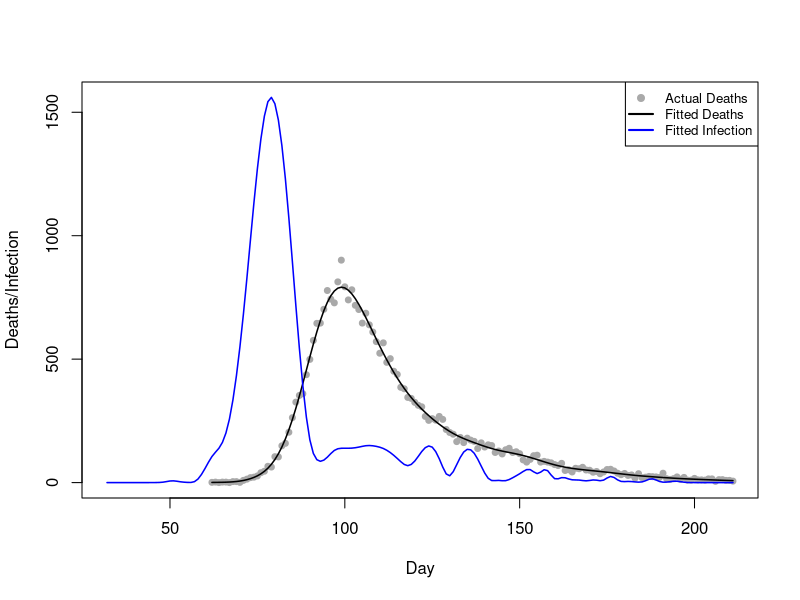
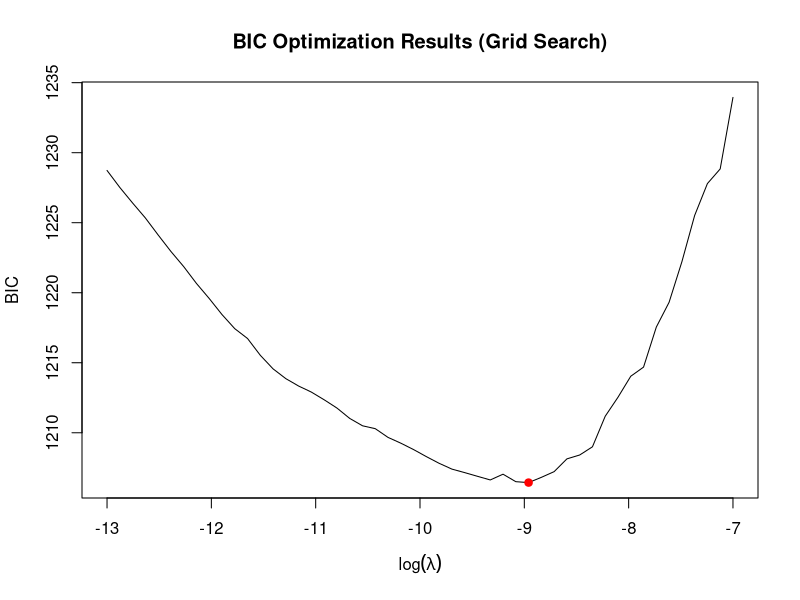
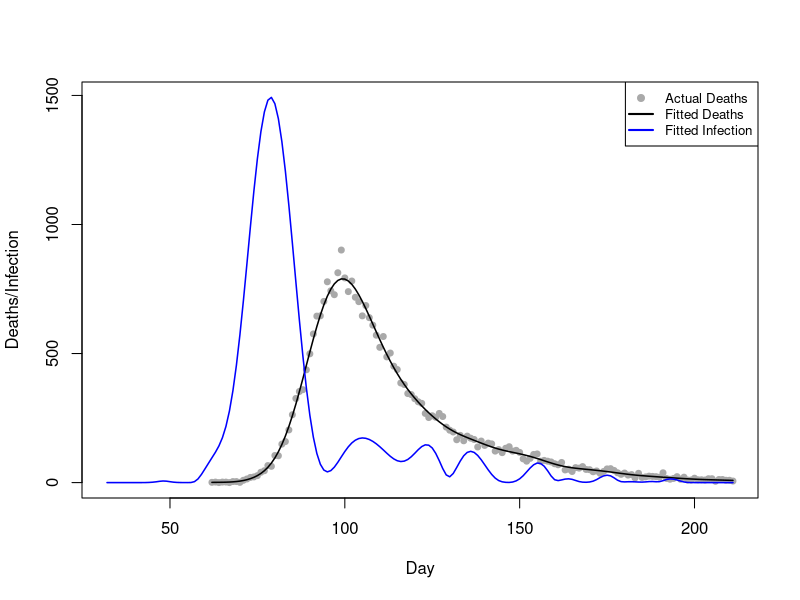
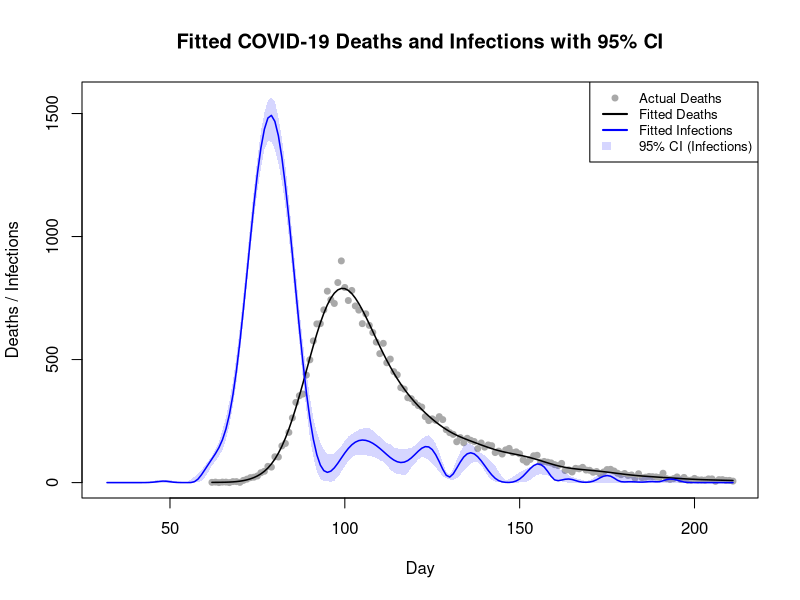

These figures' R source, in order:
# Team Members: 
# 1. Shivasharini Govindasamy (Sharuuu27) - S2766392
# 2. Yu-Hsuan Hung (YuHsuan07) - S2793274
# 3. Yasuhiro Hara (hiroh-git) - S2826059

# Team Contributions:
# Shivasharini -  
# Yu-Hsuan -  
# Yasuhiro- 

# Github repo link:
#

## OVERVIEW: 


## CODE STRUCTURE:
# 1. 
# 2. 
# 3. 
# 4. 
# 5. 
# 6. 

library(splines)
#setwd("file")
data <- read.table("engcov.txt", header=TRUE)
data$date <- as.Date(data$date, format="%d/%m/%y")


## Question1

matrixes <- function(data, k=80){
# define a function to compute X_tilde, X and S 
  n <- nrow(data) # number of observation days, n
  t1 <- data$julian[1] - 30  # earliest infection day, setting as t1-30
  tn <- data$julian[n]       # latest infection day
  t_coverage <- t1:tn        # the scope of infection days
  # k-2 knots cover the scope of infection days
  unit <- (tn-t1)/(k-2-1) 
  knot <- seq(t1-unit*3, tn+unit*3, length.out=(k+4))
  # adding 6 points beyond the original k+2 knots, ensuring a total of k+4 knots
  x_tilde <- splineDesign(knots=knot, x=t_coverage, ord=4, outer.ok=TRUE)
  # design matrix, X_tilde, for the B-splines defined by knots at the values 
  # in the scope of infection days
  s <- crossprod(diff(diag(k), diff=2)) 
  # smoothing penalty matrix S
  x <- matrix(0, nrow=n, ncol=k)
  # initialise the death model matrix X
  d <- 1:80 # the range of days from infection to death.
  edur <- 3.151 # mean parameter for the log-normal distribution.
  sdur <- 0.469 # standard deviation parameter for the log-normal distribution
  pd <- dlnorm(d, edur, sdur) # probability density
  pd <- pd / sum(pd) # normalize probabilities pd
  for (i in 1:n) {
    j_max <- min(29+i, 80) 
    # determine the maximum interval j_max for the convolution limit.
    for (j in 1:j_max) {
      y <- 30+i-j 
      x[i,] <- x[i,] + x_tilde[y,]*pd[j]
      # X_{i,k}=\sum_{j=1}^{min(29+i,80)}\tilde{X}_{(30+i-j),k}\times \pi_{j}
    }
  }
  list(X_tilde=x_tilde, X=x, S=s) # return the three computed matrices
}

# extract x_tilde, x, and s 
k <- 80
m <- matrixes(data, k=k)
x_tilde <- m$X_tilde
x <- m$X
s <- m$S
y <- data$deaths


## Question2

pnll <- function(gamma,x,y,s,lambda){
# define the penalised negative log likelihood (pnll) function
  beta <- exp(gamma) # beta = exp(gamma), ensuring positive f
  mu <- x %*% beta   # mu = X %*% beta
  ll <- y*log(mu) - mu - lgamma(y+1) # log-likelihood
  p <- lambda*(t(beta) %*% s %*% beta)/2 # penalty
  -sum(ll) + p # return pnll= -sum(ll) + p
}

gpnll <- function(gamma,x,y,s,lambda){
# Define the gradient of pnll
  beta <- exp(gamma) # beta = exp(gamma), ensuring positive f
  mu <- as.vector(x %*% beta) # mu = X %*% beta
  z <- y/mu-1 # z = y/mu - 1
  dll <- as.vector(t(x) %*% z) * beta # d(sum l_i)/d(gamma)
  dp <- lambda * beta * as.vector(s %*% beta)# d(p)/d(gamma)
  -dll+dp # return total gradient:-[d(sum l_i)/d(gamma)]+[d(p)/d(gamma)]
}

#check 
fd <- gamma0 <- rep(log(1e-3),k) # set gamma0 for testing
lambda0 <- 5e-5 # set test lambda value.
pnll0 <- pnll(gamma0, lambda0, x=x, y=y, s=s) # pnll at gamma0 and lambda0
eps <- 1e-7 # finite difference interval 
for (i in seq_along(gamma0)) { # loop over gamma0
  gamma1 <- gamma0
  gamma1[i] <- gamma1[i] + eps  # increase gamma1[i] by eps         
  pnll1 <- pnll(gamma1, lambda0, x=x, y=y, s=s) # compute resulting pnll
  fd[i] <- (pnll1 - pnll0) / eps   # approximate -dl/dgamma[i]      
}
head(fd);head(gpnll(gamma0, lambda0, x=x, y=y, s=s)) 
# the result indicating that gpnll is coded correctly


## Question3
fit <- optim(par=gamma0, fn=pnll, gr=gpnll,
             lambda=5e-5, x=x, y=y, s=s,
             method="BFGS") #, hessian=TRUE
# Use optim function with BFGS method to optimise
gamma_h <- fit$par       # Get the fitted optimal parameters gamma_h
beta_h <- exp(gamma_h)   # Calculate the fitted B-spline coefficients beta_h
mu_h <- x %*% beta_h     # Calculate the fitted expected deaths mu_h
f_h<- x_tilde %*% beta_h # Calculate the fitted new infection curve f_h

# Set parameters
n <- nrow(data)
t1 <- data$julian[1] - 30
tn <- data$julian[n]
t_coverage <- t1:tn

# Plot actual deaths data (gray dots)
plot(data$julian, y, 
     type="p", 
     pch=19, 
     col="darkgray", 
     cex=.8,
     xlab="Day", 
     ylab="Deaths/Infection", 
     xlim=c(t1,tn), 
     ylim=range(c(f_h, data$deaths)))
# Plot fitted deaths data (black line)
lines(data$julian, mu_h, col="black", lwd=1.5)
# Plot fitted infection data (blue line)
lines(t_coverage, f_h, type="l", col="blue", lwd=1.5)
# Plot legend
legend("topright", 
       legend=c("Actual Deaths", "Fitted Deaths", "Fitted Infection"), 
       col=c("darkgray", "black", "blue"),
       pch=c(19, NA, NA), lty=c(NA, 1, 1), lwd=2, cex=.8)


## Question4

# Defining the grid
lsp <- seq(-13, -7, length=50)
lambdas <- exp(lsp)
#n <- nrow(data) # number of observation
#k <- ncol(x) # number of parameters: 80

BIC <- EDF <- rep(0, length(lsp))

# Initial parameter（from Step 3）
gamma_start <- gamma_h

# Grid search
for (i in 1:length(lambdas)) {
  lambda_i <- lambdas[i]
  
  ## 1. Fit model
  fit <- optim(par=gamma_start, fn=pnll, gr=gpnll,
               lambda=lambda_i, x=x, y=y, s=s,
               method="BFGS") #, hessian=TRUE
  
  gamma_h <- fit$par
  beta_h <- exp(gamma_h)
  mu_h <- as.vector(x %*% beta_h) # fitted expected deaths mu_h (μ̂_i)
  
  ## 2. Calculate EDF
  W <- diag(y/(mu_h^2))
  
  # H_0 = X^T W X + 0*S = X^T W X
  XWX <- t(x) %*% W %*% x
  
  # H_lambda = X^T W X + lambda S
  H_lambda <- XWX + lambda_i*s
  
  # (H_lambda)^(-1) %*% H_0
  H_inv_H0 <- solve(H_lambda, XWX)
  
  # trace(A) = sum(diag(A))
  EDF[i] <- sum(diag(H_inv_H0))
  
  ## 3. Calculate l(beta_h)
  # P = lambda * beta_h^T S * beta_h / 2
  P <- lambda_i*(t(beta_h) %*% s %*% beta_h)/2
  # ll = -nll = -pnll + P
  ll <- -fit$value + P
  
  ## 4. BIC = -2l(beta_h) + log(n)*EDF
  BIC[i] <- -2*ll + log(n)*EDF[i]
}

## 5. Find optimal λ
i_opt <- which.min(BIC)      # index where BIC is minimum
lambda_opt <- lambdas[i_opt] # optimal lambda!
lsp_opt <- lsp[i_opt]        # optimal log(lambda)
EDF_opt <- EDF[i_opt]        # EDF at minimum BIC
BIC_min <- BIC[i_opt]        # minimum BIC

# Visualise the results
plot(lsp, BIC, type="l", 
     xlab=expression(log(lambda)), 
     ylab="BIC", 
     main="BIC Optimization Results (Grid Search)")
points(lsp_opt, BIC_min, col="red", pch=19)

# Print the results
cat("--- Optimal Lambda Selection ---\n")
cat("Optimal log(lambda):", lsp_opt, "\n")
cat("Optimal lambda:", lambda_opt, "\n")
cat("Minimum BIC:", BIC_min, "\n")
cat("EDF at minimum BIC:", EDF_opt)

# Fit model with optimal lambda
fit_opt <- optim(par=gamma_start, fn=pnll, gr=gpnll,
                 lambda=lambda_opt, x=x, y=y, s=s,
                 method="BFGS") #, hessian=TRUE
# Use optim function with BFGS method to optimise
gamma_h_opt <- fit_opt$par       # Get the fitted optimal parameters gamma_h
beta_h_opt <- exp(gamma_h_opt)   # Calculate the fitted B-spline coefficients beta_h
mu_h_opt <- x %*% beta_h_opt     # Calculate the fitted expected deaths mu_h
f_h_opt <- x_tilde %*% beta_h_opt # Calculate the fitted new infection curve f_h

# Plot with optimal parameters
# Plot actual deaths data (gray dots)
plot(data$julian, y, 
     type="p", 
     pch=19, 
     col="darkgray", 
     cex=.8,
     xlab="Day", 
     ylab="Deaths/Infection", 
     xlim=c(t1,tn), 
     ylim=range(c(f_h_opt, data$deaths)))
# Plot fitted deaths data (black line)
lines(data$julian, mu_h_opt, 
      col="black", 
      lwd=1.5)
# Plot fitted infection data (blue line)
lines(t_coverage, f_h_opt, 
      type="l", 
      col="blue", 
      lwd=1.5)
# Plot legend
legend("topright", 
       legend=c("Actual Deaths", "Fitted Deaths", "Fitted Infection"), 
       col=c("darkgray", "black", "blue"), 
       pch=c(19, NA, NA), lty=c(NA, 1, 1), lwd=2, cex=.8)


# Question 5
pnll_weight <- function(gamma, x, y, s, lambda, w) {
  # define the penalised negative log likelihood (pnll) function with weights
  beta <- exp(gamma) # ensuring f(t) is positive
  mu <- x %*% beta   
  ll <- y*log(mu) - mu - lgamma(y+1) 
  p <- lambda*(t(beta) %*% s %*% beta)/2 # penalty 
  -sum(w * ll) + p # return weighted pnll
}

gpnll_weight <- function(gamma, x, y, s, lambda, w) {
  # Define the gradient of weighted pnll
  beta <- exp(gamma) 
  mu <- as.vector(x %*% beta)
  z <- y/mu - 1 
  dll <- as.vector(t(x) %*% (w * z)) * beta #(z is multiplied with weights)
  dp <- lambda * beta * as.vector(s %*% beta) 
  -dll + dp # return total weighted gradient
}

n_bootstrap <- 200 # to generate 200 bootstrap replicates

fhat_bootstrap <- matrix(0, nrow = nrow(x_tilde), ncol = n_bootstrap) 
# creating matrix for the bootstrap

for (i in 1:n_bootstrap) {
  # Generate bootstrap weights for replicate = i
   wb <- tabulate(sample(n, replace=TRUE), n)
  
  # Fit the model using the weighted functions
  fit_b_hat <- optim(par=gamma_h_opt,  # Start from the optimal params
                 fn=pnll_weight,       # NEW weighted pnll
                 gr=gpnll_weight,      # NEW weighted gradient
                 lambda=lambda_opt,    # fixed optimal lambda from Q4
                 x=x, y=y, s=s, w=wb,
                 method="BFGS")
  
  gamma_b <- fit_b_hat$par # parameters from this bootstrap fit
  beta_b <- exp(gamma_b)
  
  f_hat_b <- x_tilde %*% beta_b # fitted infection curve for this replicate
  
  fhat_bootstrap[, i] <- f_hat_b # store the result of infection curve
}

# Question 6
fitted_lower <- apply(fhat_bootstrap, 1, quantile, probs = 0.025) 
# lower confidence bound for infection in each day
fitted_upper <- apply(fhat_bootstrap, 1, quantile, probs = 0.975)
# upper confidence bound for infection in each day

ylim_max <- max(c(y, fitted_upper), na.rm = TRUE)

plot(data$julian, y, 
     type = "p", 
     pch = 19, 
     col = "darkgray", 
     cex = 0.8,
     xlab = "Day", 
     ylab = "Deaths / Infections",
     main = "Fitted COVID-19 Deaths and Infections with 95% CI",
     xlim = c(t1, tn), 
     ylim = c(0, ylim_max))


polygon(c(t_coverage, rev(t_coverage)), 
        c(fitted_upper, rev(fitted_lower )),
        col = rgb(0.2, 0.2, 1, 0.2), # Semi-transparent blue
        border = NA)


lines(data$julian, mu_h_opt, 
      col = "black", 
      lwd = 1.5)

lines(t_coverage, f_h_opt, 
      col = "blue", 
      lwd = 1.5)

legend("topright", 
       legend = c("Actual Deaths", "Fitted Deaths", "Fitted Infections", "95% CI (Infections)"),
       col = c("darkgray", "black", "blue", rgb(0.2, 0.2, 1, 0.2)),
       pch = c(19, NA, NA, NA), # Point for data
       lty = c(NA, 1, 1, NA), # Lines for fits
       lwd = c(NA, 2, 2, NA),
       fill = c(NA, NA, NA, rgb(0.2, 0.2, 1, 0.2)), # Fill for CI box
       border = NA, # No border on legend boxes
       cex = 0.8) # Slightly smaller text
